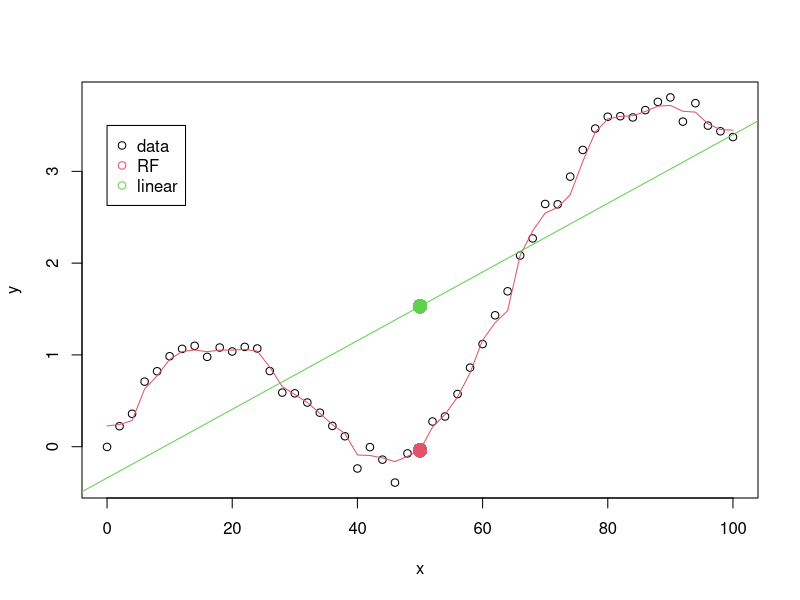

Write R code to recreate this figure.
## 5 Nonlinear regression with random forest

# load the random forest package
library(randomForest)

# create a dataset
# here y is some nonlinear function of x 
x <- seq(0, 100, 2.0)
y <- sin(x/10) + (x/50)^2 + rnorm(length(x))*0.1
train_data <- data.frame(x, y)

# fit linear model
lin <- lm(y~., data=train_data)

# fit random forest
rf <- randomForest(y ~ ., train_data)
rf_train_fit <- predict(rf, train_data)

# plot
plot(x, y, col=1)
lines(x, rf_train_fit, type='l', col=2)
abline(lin, col=3)
legend(x=0, y=3.5, legend=c('data', 'RF', 'linear'), col=c(1, 2, 3), pch=1)

# make a prediction
x_test <- data.frame(x=50)

# linear model
# y = slope x + intercept
# lm_prediction <- lin$coefficients[[2]]*test_point+lin$coefficients[[1]]
lm_predicted <- predict(lin, x_test) 

# random forest
rf_predicted <- predict(rf, x_test) 

# plot single predictions
points(x_test[[1]], rf_predicted[[1]], pch=16, col=2, cex=2)
points(x_test[[1]], lm_predicted[[1]], pch=16, col=3, cex=2)


